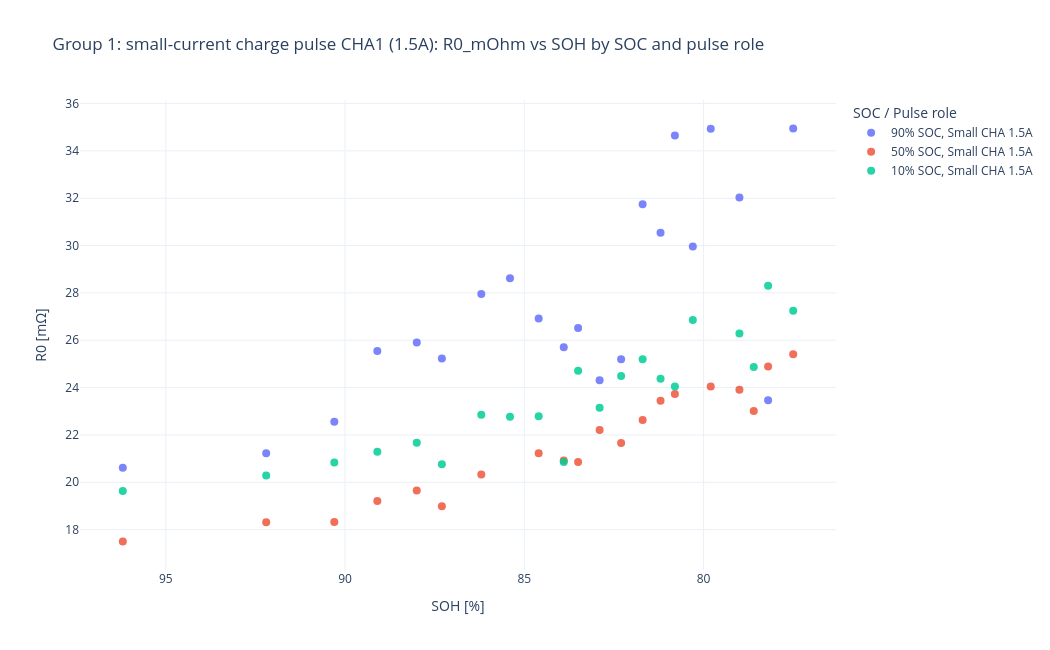
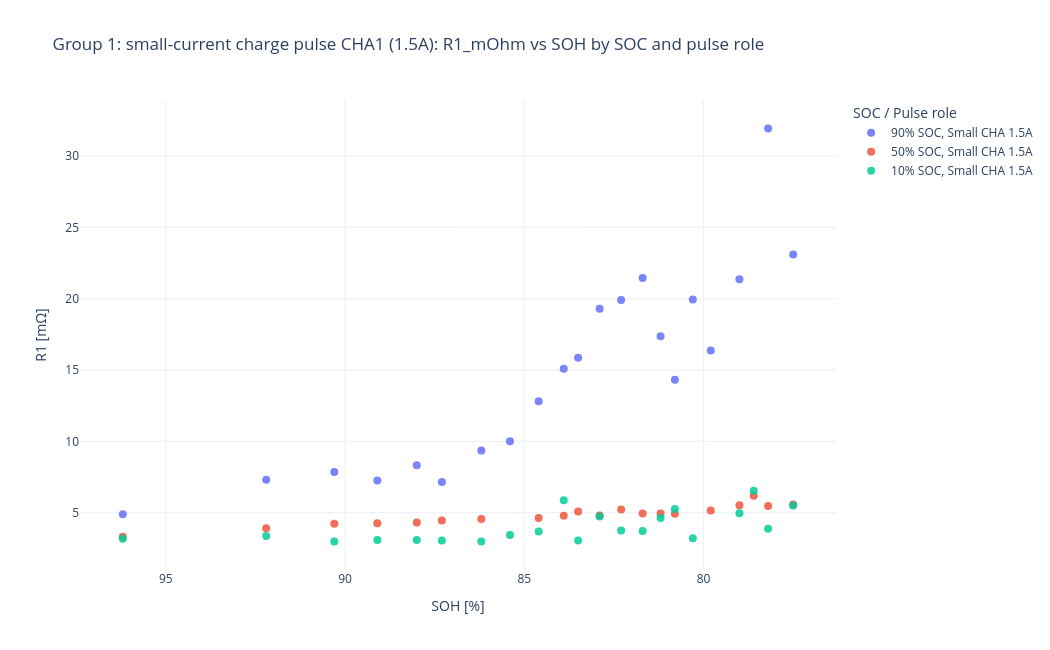
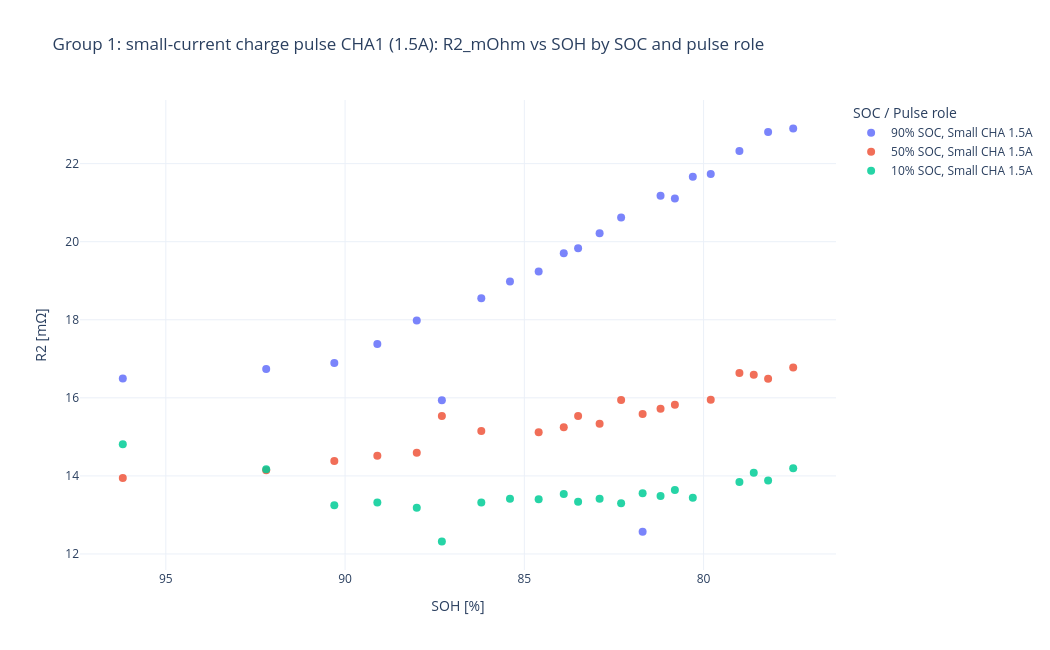
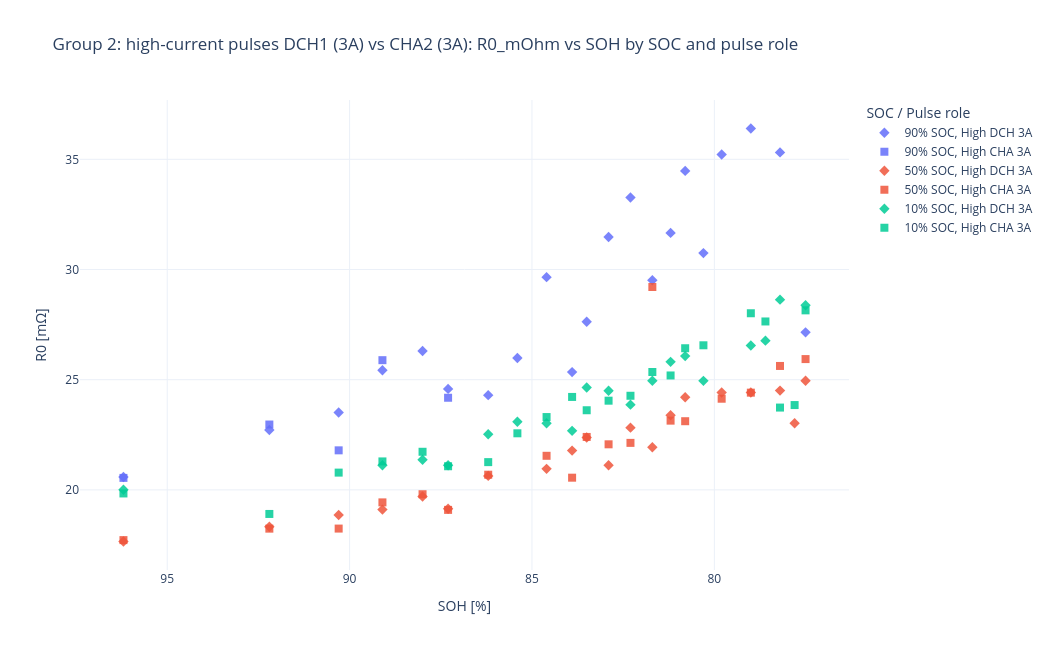

The notebook cell saved with these charts, in order:
### Markdown cell above
## Cell 5: Resistance vs SOH plots by SOC and pulse role

追加绘图部分：不同 SOC 用颜色区分，同一 SOC 下不同脉冲用 marker / line dash 区分。

### Code cell
# =====================================================================
# Cell 5: 按 SOC / Pulse Role 绘制 R0、R1、R2 与 SOH 的关系
# =====================================================================
# 绘图要求：
#   X axis: SOH [%]，从高到低降序显示；
#   Y axis: Resistance [mOhm]
#   不同 SOC 用不同颜色区分；
#   同一 SOC 下不同 pulse role 用不同 marker 区分；
#   图形类型：散点图，不再用连线。
#
# 当前三脉冲 cycle 输出三组图：
#   1) 小电流充电脉冲：Small_CHA_1
#   2) 两个大电流脉冲：HighCurrent_DCH_3A vs HighCurrent_CHA_3A
#   3) 三个有效 pulse：Small_CHA_1, HighCurrent_DCH_3A, HighCurrent_CHA_3A
#
# 每组分别绘制：R0_mOhm, R1_mOhm, R2_mOhm。
# =====================================================================

import numpy as np
import pandas as pd
from pathlib import Path
from IPython.display import display
import plotly.express as px

if 'df_r0r1r2' not in globals():
    raise RuntimeError('请先运行 Cell 3，生成 df_r0r1r2 后再运行本绘图 Cell。')
if df_r0r1r2 is None or len(df_r0r1r2) == 0:
    raise RuntimeError('df_r0r1r2 为空，无法绘图。请先检查 Cell 3 的二阶 RC 拟合结果。')

# -----------------------------
# 绘图设置
# -----------------------------
PLOT_ONLY_RC2_OK = True       # True: 只绘制 RC2_Quality_Flag 为空的结果
PLOT_ONLY_FIT_SUCCESS = True  # True: 只绘制 Fit_Success == True 的结果
SHOW_POINT_LABELS = False     # True: 在点旁边显示 pulse 简短标签，数据多时可能较拥挤
SAVE_HTML = True

plot_output_dir = Path('R0R1R2_extraction_outputs') / 'plots_scatter_resistance_vs_SOH_descending_by_SOC_and_pulse'
plot_output_dir.mkdir(parents=True, exist_ok=True)

# -----------------------------
# 准备绘图数据
# -----------------------------
plot_df = df_r0r1r2.copy()

# 基础列检查
required_cols = ['SOH', 'SOC', 'Pulse_Role']
missing_required = [c for c in required_cols if c not in plot_df.columns]
if missing_required:
    raise RuntimeError(f'df_r0r1r2 缺少必要列: {missing_required}')

# 只画质量通过的数据
if PLOT_ONLY_RC2_OK and 'RC2_Quality_Flag' in plot_df.columns:
    plot_df = plot_df[plot_df['RC2_Quality_Flag'].fillna('').astype(str).str.strip() == ''].copy()

if PLOT_ONLY_FIT_SUCCESS and 'Fit_Success' in plot_df.columns:
    plot_df = plot_df[plot_df['Fit_Success'].fillna(False).astype(bool)].copy()

# 数值化
plot_df['SOH'] = pd.to_numeric(plot_df['SOH'], errors='coerce')
plot_df['SOC'] = pd.to_numeric(plot_df['SOC'], errors='coerce')
for col in ['R0_mOhm', 'R1_mOhm', 'R2_mOhm']:
    if col in plot_df.columns:
        plot_df[col] = pd.to_numeric(plot_df[col], errors='coerce')

# SOC 和 pulse 显示标签
plot_df['SOC_label'] = plot_df['SOC'].map(lambda x: f'{int(x)}% SOC' if pd.notna(x) else 'SOC unknown')

role_label_map = {
    'Small_CHA_1': 'Small CHA 1.5A',
    'HighCurrent_DCH_3A': 'High DCH 3A',
    'HighCurrent_CHA_3A': 'High CHA 3A',
}
plot_df['Pulse_Label'] = plot_df['Pulse_Role'].map(role_label_map).fillna(plot_df['Pulse_Role'].astype(str))
plot_df['Point_Label'] = plot_df['Pulse_Label'].str.replace('HighCurrent_', '', regex=False)

# 推荐的固定顺序
soc_order = ['90% SOC', '50% SOC', '10% SOC']
pulse_order = [
    'Small CHA 1.5A',
    'High DCH 3A',
    'High CHA 3A',
]

# 三组对比
plot_groups = {
    '01_small_current_CHA': {
        'title': 'Group 1: small-current charge pulse CHA1 (1.5A)',
        'roles': ['Small_CHA_1'],
    },
    '02_high_current_DCH_vs_CHA': {
        'title': 'Group 2: high-current pulses DCH1 (3A) vs CHA2 (3A)',
        'roles': ['HighCurrent_DCH_3A', 'HighCurrent_CHA_3A'],
    },
    '03_all_three_valid_pulses': {
        'title': 'Group 3: all three valid pulses in each SOC cycle',
        'roles': ['Small_CHA_1', 'HighCurrent_DCH_3A', 'HighCurrent_CHA_3A'],
    },
}
resistance_columns = [c for c in ['R0_mOhm', 'R1_mOhm', 'R2_mOhm'] if c in plot_df.columns]
if not resistance_columns:
    raise RuntimeError('df_r0r1r2 中没有 R0_mOhm / R1_mOhm / R2_mOhm 列，无法绘图。')

# 保存用于绘图的数据，方便之后检查
plot_data_path = plot_output_dir / 'plot_data_R0R1R2_by_SOC_pulse.csv'
plot_df.to_csv(plot_data_path, index=False, encoding='utf-8-sig')
print(f'📌 用于绘图的数据已保存: {plot_data_path}')

# -----------------------------
# 绘图函数
# -----------------------------
def _make_resistance_plot(data, y_col, group_key, group_title):
    df = data.dropna(subset=['SOH', 'SOC', y_col]).copy()
    if len(df) == 0:
        print(f'⚠️ {group_title} | {y_col}: 无可绘制数据。')
        return None

    df = df.sort_values(['SOC', 'Pulse_Label', 'SOH'], ascending=[False, True, False]).copy()

    fig = px.scatter(
        df,
        x='SOH',
        y=y_col,
        color='SOC_label',                 # 不同 SOC 用不同颜色
        symbol='Pulse_Label',              # 同 SOC 不同 pulse 用不同 marker
        text='Pulse_Label' if SHOW_POINT_LABELS else None,
        category_orders={
            'SOC_label': soc_order,
            'Pulse_Label': pulse_order,
        },
        hover_data={
            'SOH': ':.2f',
            'SOC': True,
            'Pulse_Role': True,
            y_col: ':.4f',
            'Source_File': True if 'Source_File' in df.columns else False,
            'Pulse_ID': True if 'Pulse_ID' in df.columns else False,
            'Fit_RMSE_mV': ':.3f' if 'Fit_RMSE_mV' in df.columns else False,
            'RC2_Quality_Flag': True if 'RC2_Quality_Flag' in df.columns else False,
        },
        title=f'{group_title}: {y_col} vs SOH by SOC and pulse role',
        labels={
            'SOH': 'SOH [%]',
            y_col: f'{y_col.replace("_mOhm", "")} [mΩ]',
            'SOC_label': 'SOC',
            'Pulse_Label': 'Pulse role',
        },
    )

    fig.update_traces(marker=dict(size=8, opacity=0.85))
    if SHOW_POINT_LABELS:
        fig.update_traces(textposition='top center')

    fig.update_layout(
        template='plotly_white',
        width=1050,
        height=650,
        legend_title_text='SOC / Pulse role',
        xaxis_title='SOH [%]',
        yaxis_title=f'{y_col.replace("_mOhm", "")} [mΩ]',
    )
    fig.update_xaxes(showgrid=True, autorange='reversed')
    fig.update_yaxes(showgrid=True)

    if SAVE_HTML:
        html_path = plot_output_dir / f'{group_key}_{y_col}_vs_SOH.html'
        fig.write_html(html_path)
        print(f'💾 图已保存: {html_path}')

    fig.show()
    return fig

# -----------------------------
# 生成三组图
# -----------------------------
print('\n📌 绘图数据数量统计：')
display(
    plot_df
    .groupby(['SOC', 'Pulse_Role'], dropna=False)
    .size()
    .reset_index(name='Count')
    .sort_values(['SOC', 'Pulse_Role'], ascending=[False, True])
)

figures = {}
for group_key, spec in plot_groups.items():
    roles = spec['roles']
    group_title = spec['title']
    group_df = plot_df[plot_df['Pulse_Role'].isin(roles)].copy()

    print(f'\n============================================================')
    print(f'📊 {group_title}')
    print(f'Pulse roles: {roles}')
    print(f'Rows: {len(group_df)}')

    if len(group_df) == 0:
        print('⚠️ 该组没有可绘制数据，跳过。')
        continue

    display(
        group_df
        .groupby(['SOC', 'Pulse_Label'], dropna=False)
        .size()
        .reset_index(name='Count')
        .sort_values(['SOC', 'Pulse_Label'], ascending=[False, True])
    )

    for y_col in resistance_columns:
        fig = _make_resistance_plot(group_df, y_col, group_key, group_title)
        if fig is not None:
            figures[(group_key, y_col)] = fig

print('\n✅ 三组 SOC/SOH 电阻对比图已生成。')
print(f'HTML 图文件目录: {plot_output_dir}')
print('说明：颜色区分 SOC；marker 区分同 SOC 下不同 pulse role；X 轴 SOH 为高到低降序；图形为散点图。')
